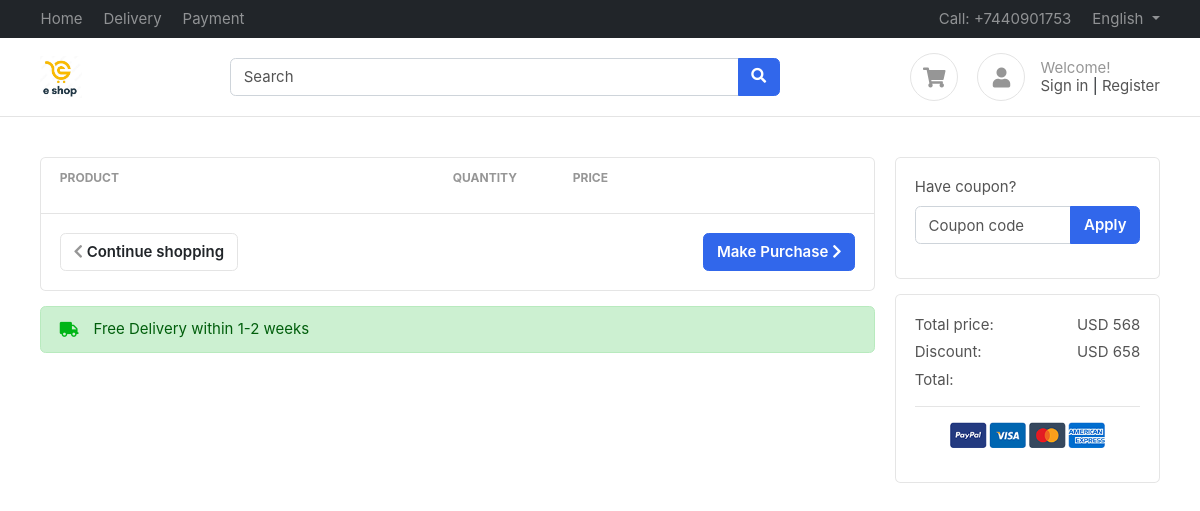
The page /accounts/cart/ on the database as committed earlier.
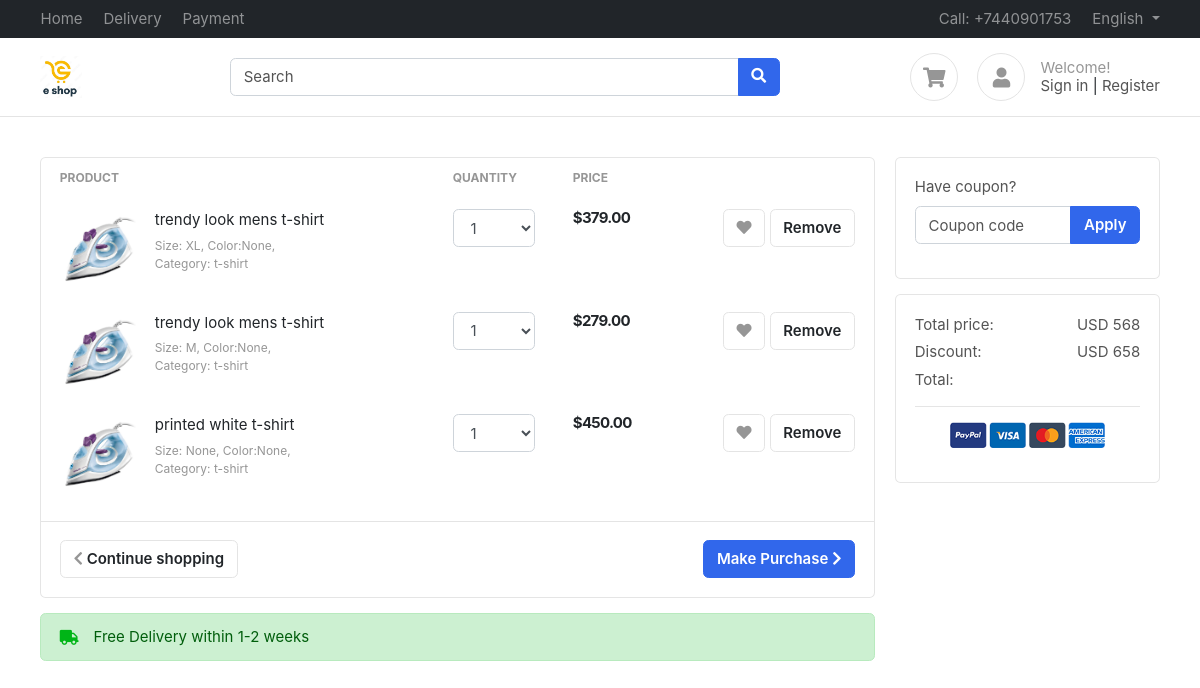
The same page on the database as committed later.
### accounts/models.py (models this page shows)
class CartItems(BaseModel):
    cart = models.ForeignKey(Cart, on_delete=models.CASCADE, related_name = 'cart_items')
    product = models.ForeignKey(Product, on_delete=models.SET_NULL, null = True, blank = True, related_name='product_cart')
    color_variant = models.ForeignKey(ColorVariant, on_delete=models.SET_NULL, null = True, blank = True)
    size_variant = models.ForeignKey(SizeVariant, on_delete=models.SET_NULL, null = True, blank = True)
    def get_product_price(self):
        price = [self.product.price]
        if self.color_variant:
            color_variant_price = self.color_variant.price
            price.append(color_variant_price)
        if self.size_variant:
            size_variant_price = self.size_variant.price
            price.append(size_variant_price)
        return sum(price)

### products/models.py (models this page shows, shortened)
class Product(BaseModel):
    product_name = models.CharField(max_length = 100)
    slug = models.SlugField(unique = True, null = True, blank =True)
    category = models.ForeignKey(Category, on_delete = models.CASCADE, related_name = 'products')
    price = models.IntegerField()
    product_description = models.TextField()
    color_variant = models.ManyToManyField(ColorVariant, blank = True)
    size_variant = models.ManyToManyField(SizeVariant, blank = True)

class SizeVariant(BaseModel):
    size_name = models.CharField(max_length=100, default='S')
    price = models.IntegerField(default = 0)
    def __str__(self):
        return self.size_name

class Category(BaseModel):
    category_name = models.CharField(max_length = 100)
    slug = models.SlugField(unique = True, null = True, blank =True)
    category_image = models.ImageField(upload_to = 'catgories')
    def __str__(self):
        return self.category_name

### accounts/views.py (the view)
# urls.py: path('cart/', cart, name="cart"),
def cart(request):
    context = {'carts': CartItems.objects.all(),'total_cart_sum':Cart.objects.all()}
    print(Cart.get_cart_total)
    return render(request, 'accounts/cart.html', context)

### templates/accounts/cart.html (shortened to what this page needs)
{% extends "base/base.html" %}
{% block start %}
<section class="section-content padding-y">
    <div class="container">
    <div class="row">
        <main class="col-md-9">
    <div class="card">
    <table class="table table-borderless table-shopping-cart">
    <thead class="text-muted">
    <tr class="small text-uppercase">
      <th scope="col">Product</th>
      <th scope="col" width="120">Quantity</th>
      <th scope="col" width="120">Price</th>
      <th scope="col" class="text-right" width="200"> </th>
    </tr>
    </thead>
    <tbody>
        {% for cart in carts %}
    <tr>
        <td>
            <figure class="itemside">
                <div class="aside"><img src="images/items/1.jpg" class="img-sm"></div>
                <figcaption class="info">
                    <a href="#" class="title text-dark">{{cart.product.product_name}}</a>
                    <p class="text-muted small">Size: {{cart.size_variant}}, Color:{{cart.color_variant}}, <br> Category: {{cart.product.category}}</p>
                </figcaption>
            </figure>
        </td>
        <td>
            <select class="form-control">
                <option>1</option>
            </select>
        </td>
        <td>
            <div class="price-wrap">
                <var class="price">${{cart.get_product_price}}.00</var>
            </div>
        </td>
        <td class="text-right">
        <a data-original-title="Save to Wishlist" title="" href="" class="btn btn-light" data-toggle="tooltip"> <i class="fa fa-heart"></i></a>
        <a href="" class="btn btn-light"> Remove</a>
        </td>
    </tr>
    {% endfor %}
    </tbody>
    </table>
    <div class="card-body border-top">
        <a href="#" class="btn btn-primary float-md-right"> Make Purchase <i class="fa fa-chevron-right"></i> </a>
        <a href="#" class="btn btn-light"> <i class="fa fa-chevron-left"></i> Continue shopping </a>
    </div>
    </div>
    <div class="alert alert-success mt-3">
        <p class="icontext"><i class="icon text-success fa fa-truck"></i> Free Delivery within 1-2 weeks</p>
    </div>
        </main>
        <aside class="col-md-3">
            <div class="card mb-3">
                <div class="card-body">
                <form>
                    <div class="form-group">
                        <label>Have coupon?</label>
                        <div class="input-group">
                            <input type="text" class="form-control" name="" placeholder="Coupon code">
                            <span class="input-group-append">
                                <button class="btn btn-primary">Apply</button>
                            </span>
                        </div>
                    </div>
                </form>
                </div>
            </div>
            <div class="card">
                <div class="card-body">
                        <dl class="dlist-align">
                          <dt>Total price:</dt>
                          <dd class="text-right">USD 568</dd>
                        </dl>
                        <dl class="dlist-align">
                          <dt>Discount:</dt>
                          <dd class="text-right">USD 658</dd>
                        </dl>
                        <dl class="dlist-align">
                          <dt>Total:</dt>
                          <dd class="text-right  h5"><strong>{{total_cart_sum.get_cart_total}}</strong></dd>
                        </dl>
                        <hr>
                        <p class="text-center mb-3">
                            <img src="images/misc/payments.png" height="26">
                        </p>
                </div>
            </div>
        </aside>
    </div>
    </div>
    </section>
    {% endblock %}

Rows that differ between the two databases and show on the page:
added CartItems: product.product_name "trendy look mens t-shirt", size_variant "XL", color_variant "None", product.category "t-shirt", get_product_price "379"
added CartItems: product.product_name "trendy look mens t-shirt", size_variant "M", color_variant "None", product.category "t-shirt", get_product_price "279"
added CartItems: product.product_name "printed white t-shirt", size_variant "None", color_variant "None", product.category "t-shirt", get_product_price "450"
